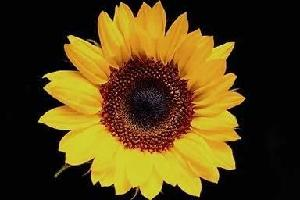
#> input picture tarea_1/imagenes/ejemplo.jpg, 300 x 200 px
$ jupyter execute Tarea_1_Canales_Espacios_Color.ipynb
#> lines starting #> are read from the running program, lines starting #| are printed output that depends on the picture
# Tarea 1: Descomposición de Canales y Espacios de Color
**Materia:** Inteligencia Artificial
**Objetivo:**
1. Tomar una imagen a color y separar sus canales (R, G, B) de forma manual (aproximación matemática/matricial tradicional, manipulando arreglos sin usar funciones de librerías de visión).

Y como elementos adicionales decidí agregar:

2. Separar los canales utilizando OpenCV (`cv2.split`).
3. Convertir y visualizar la imagen en distintos espacios de colores (HSV, LAB, YCrCb, Escala de Grises).

### 1. Importar librerías necesarias

[cell 1]
import cv2
import numpy as np
import matplotlib.pyplot as plt
from PIL import Image

# Ruta de una imagen de prueba del dataset
ruta_imagen = 'imagenes/ejemplo.jpg'

# Cargamos la imagen original en formato RGB
# Usamos PIL solo para leer el archivo a un arreglo de números (matriz H x W x 3)
img_pil = Image.open(ruta_imagen)
#> img_pil is the input picture: PIL image 300x200 RGB; mean R, G, B 85.2, 65.6, 20.8
img_rgb = np.array(img_pil)

print(f"Dimensiones de la imagen: {img_rgb.shape} (Alto, Ancho, Canales)")
#| Dimensiones de la imagen: (200, 300, 3) (Alto, Ancho, Canales)

### 2. Visualizar imagen original

[cell 2]
plt.figure(figsize=(5, 5))
plt.imshow(img_rgb)
plt.title("Imagen Original (RGB)")
plt.axis('off')
plt.show()

### 3. Separación de canales de forma tradicional (Matemática / Matricial)

Una imagen a color digital es una matriz de dimensiones $(Alto, Ancho, 3)$:
- Canal 0 = Rojo ($R$)
- Canal 1 = Verde ($G$)
- Canal 2 = Azul ($B$)

Podemos extraer cada canal matemáticamente seleccionando la rebanada correspondiente del arreglo:
$$R = I[:, :, 0], \quad G = I[:, :, 1], \quad B = I[:, :, 2]$$

Para visualizarlos en color real, creamos una matriz con ceros y colocamos únicamente el canal correspondiente.

[cell 3]
# 1. Extracción directa del valor numérico de cada canal (matriz 2D)
canal_r = img_rgb[:, :, 0]
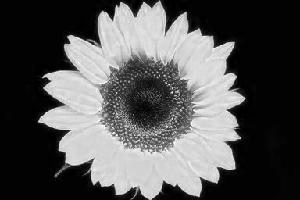
#> canal_r: shape (200, 300); min 0, max 255, mean 85.2
canal_g = img_rgb[:, :, 1]
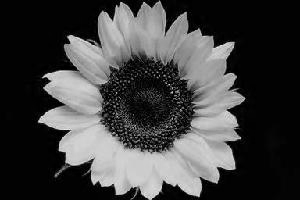
#> canal_g: shape (200, 300); min 0, max 242, mean 65.6
canal_b = img_rgb[:, :, 2]
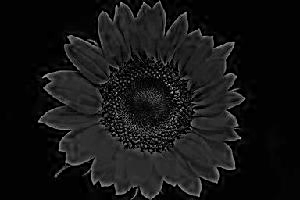
#> canal_b: shape (200, 300); min 0, max 225, mean 20.8

# 2. Reconstrucción en color aislando cada canal (dejando los otros dos en 0)
solo_rojo = np.zeros_like(img_rgb)
solo_rojo[:, :, 0] = canal_r
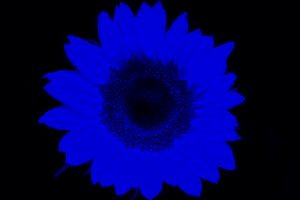
#> solo_rojo: shape (200, 300, 3); mean of channels 0, 1, 2 85.2, 0, 0; drawn as B, G, R

solo_verde = np.zeros_like(img_rgb)
solo_verde[:, :, 1] = canal_g
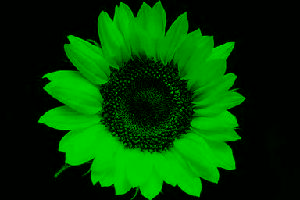
#> solo_verde: shape (200, 300, 3); mean of channels 0, 1, 2 0, 65.6, 0; drawn as B, G, R

solo_azul = np.zeros_like(img_rgb)
solo_azul[:, :, 2] = canal_b
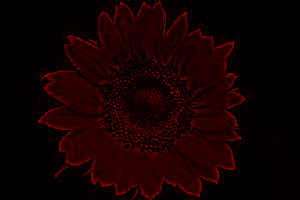
#> solo_azul: shape (200, 300, 3); mean of channels 0, 1, 2 0, 0, 20.8; drawn as B, G, R

# Graficamos en escala de grises (intensidad pura del canal)
fig, axes = plt.subplots(1, 3, figsize=(15, 5))
axes[0].imshow(canal_r, cmap='gray')
axes[0].set_title("Canal Rojo (Intensidad)", fontweight='bold')
axes[0].axis('off')

axes[1].imshow(canal_g, cmap='gray')
axes[1].set_title("Canal Verde (Intensidad)", fontweight='bold')
axes[1].axis('off')

axes[2].imshow(canal_b, cmap='gray')
axes[2].set_title("Canal Azul (Intensidad)", fontweight='bold')
axes[2].axis('off')

plt.suptitle("Separación Manual: Intensidad por Canal", fontsize=14)
plt.tight_layout()
plt.show()

# Graficamos con su componente de color visual
fig, axes = plt.subplots(1, 3, figsize=(15, 5))
axes[0].imshow(solo_rojo)
axes[0].set_title("Solo Canal Rojo", fontweight='bold')
axes[0].axis('off')

axes[1].imshow(solo_verde)
axes[1].set_title("Solo Canal Verde", fontweight='bold')
axes[1].axis('off')

axes[2].imshow(solo_azul)
axes[2].set_title("Solo Canal Azul", fontweight='bold')
axes[2].axis('off')

plt.suptitle("Separación Manual: Componentes Aisladas a Color", fontsize=14)
plt.tight_layout()
plt.show()

### 4. Separación de canales usando OpenCV (`cv2`)
OpenCV lee las imágenes por defecto en formato **BGR** en vez de **RGB**, por lo que convertimos a RGB o desempaquetamos considerando el orden de OpenCV con `cv2.split()`.

[cell 4]
# Leemos la imagen directamente con OpenCV
img_bgr = cv2.imread(ruta_imagen)

# Usamos la función nativa cv2.split
b_cv, g_cv, r_cv = cv2.split(img_bgr)

# Visualizamos los 3 canales obtenidos con cv2
fig, axes = plt.subplots(1, 3, figsize=(15, 5))

axes[0].imshow(r_cv, cmap='Reds')
axes[0].set_title("Canal R (OpenCV)", fontweight='bold')
axes[0].axis('off')

axes[1].imshow(g_cv, cmap='Greens')
axes[1].set_title("Canal G (OpenCV)", fontweight='bold')
axes[1].axis('off')

axes[2].imshow(b_cv, cmap='Blues')
axes[2].set_title("Canal B (OpenCV)", fontweight='bold')
axes[2].axis('off')

plt.suptitle("Canales separados con cv2.split()", fontsize=14)
plt.tight_layout()
plt.show()

### 5. Representación en distintos espacios de colores
Convertimos la imagen a otros modelos de color comúnmente utilizados en visión artificial:
1. **Escala de Grises (GRAY):** Representa solo la luminancia o brillo ($Y = 0.299R + 0.587G + 0.114B$).
2. **HSV (Hue, Saturation, Value):** Matiz (tono del color), Saturación (pureza) y Valor (brillo). Muy útil para segmentar por color.
3. **LAB (Luminance, A, B):** Diseñado para asemejarse a la visión humana. Separa el brillo ($L$) de los componentes de color ($A$: verde-rojo, $B$: azul-amarillo).
4. **YCrCb:** Usado en transmisiones de video y compresión JPEG. $Y$ es la luminancia, $Cr$ y $Cb$ son las diferencias de color.

[cell 5]
# Conversiones de espacios de color con OpenCV
img_gray = cv2.cvtColor(img_bgr, cv2.COLOR_BGR2GRAY)
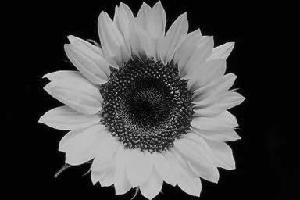
#> img_gray: shape (200, 300); min 0, max 236, mean 66.4
img_hsv = cv2.cvtColor(img_bgr, cv2.COLOR_BGR2HSV)
#> img_hsv: shape (200, 300, 3); mean H, S, V 24.6, 121.3, 85.6
img_lab = cv2.cvtColor(img_bgr, cv2.COLOR_BGR2LAB)
#> img_lab: shape (200, 300, 3); mean of channels 0, 1, 2 71.4, 131.5, 152.3
img_ycrcb = cv2.cvtColor(img_bgr, cv2.COLOR_BGR2YCrCb)
#> img_ycrcb: shape (200, 300, 3); mean of channels 0, 1, 2 66.4, 141.5, 102.3

# Mostramos cada espacio de color
fig, axes = plt.subplots(2, 2, figsize=(12, 10))

axes[0, 0].imshow(img_gray, cmap='gray')
axes[0, 0].set_title("1. Escala de Grises (GRAY)", fontweight='bold')
axes[0, 0].axis('off')

axes[0, 1].imshow(img_hsv)
axes[0, 1].set_title("2. Espacio HSV (Matiz, Saturación, Valor)", fontweight='bold')
axes[0, 1].axis('off')

axes[1, 0].imshow(img_lab)
axes[1, 0].set_title("3. Espacio CIE LAB (L, A, B)", fontweight='bold')
axes[1, 0].axis('off')

axes[1, 1].imshow(img_ycrcb)
axes[1, 1].set_title("4. Espacio YCrCb (Luminancia y Crominancias)", fontweight='bold')
axes[1, 1].axis('off')

plt.suptitle("Representación de la Imagen en Distintos Espacios de Color", fontsize=15, y=0.98)
plt.tight_layout()
plt.show()

### 6. Desglose de canales en HSV y LAB
Para entender cómo funciona cada espacio, podemos descomponer cada uno de sus canales individuales:

[cell 6]
# Desglose de canales en HSV
h, s, v = cv2.split(img_hsv)
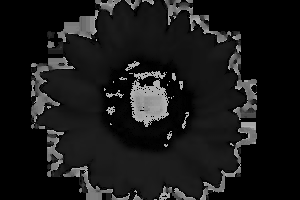
#> h: shape (200, 300); min 0, max 179, mean 24.6
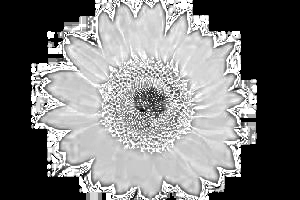
#> s: shape (200, 300); min 0, max 255, mean 121.3

fig, axes = plt.subplots(1, 3, figsize=(15, 4))
axes[0].imshow(h, cmap='hsv')
axes[0].set_title("H: Matiz (Hue)")
axes[0].axis('off')

axes[1].imshow(s, cmap='gray')
axes[1].set_title("S: Saturación")
axes[1].axis('off')

axes[2].imshow(v, cmap='gray')
axes[2].set_title("V: Valor / Brillo")
axes[2].axis('off')

plt.suptitle("Desglose del Espacio HSV", fontsize=13)
plt.tight_layout()
plt.show()
